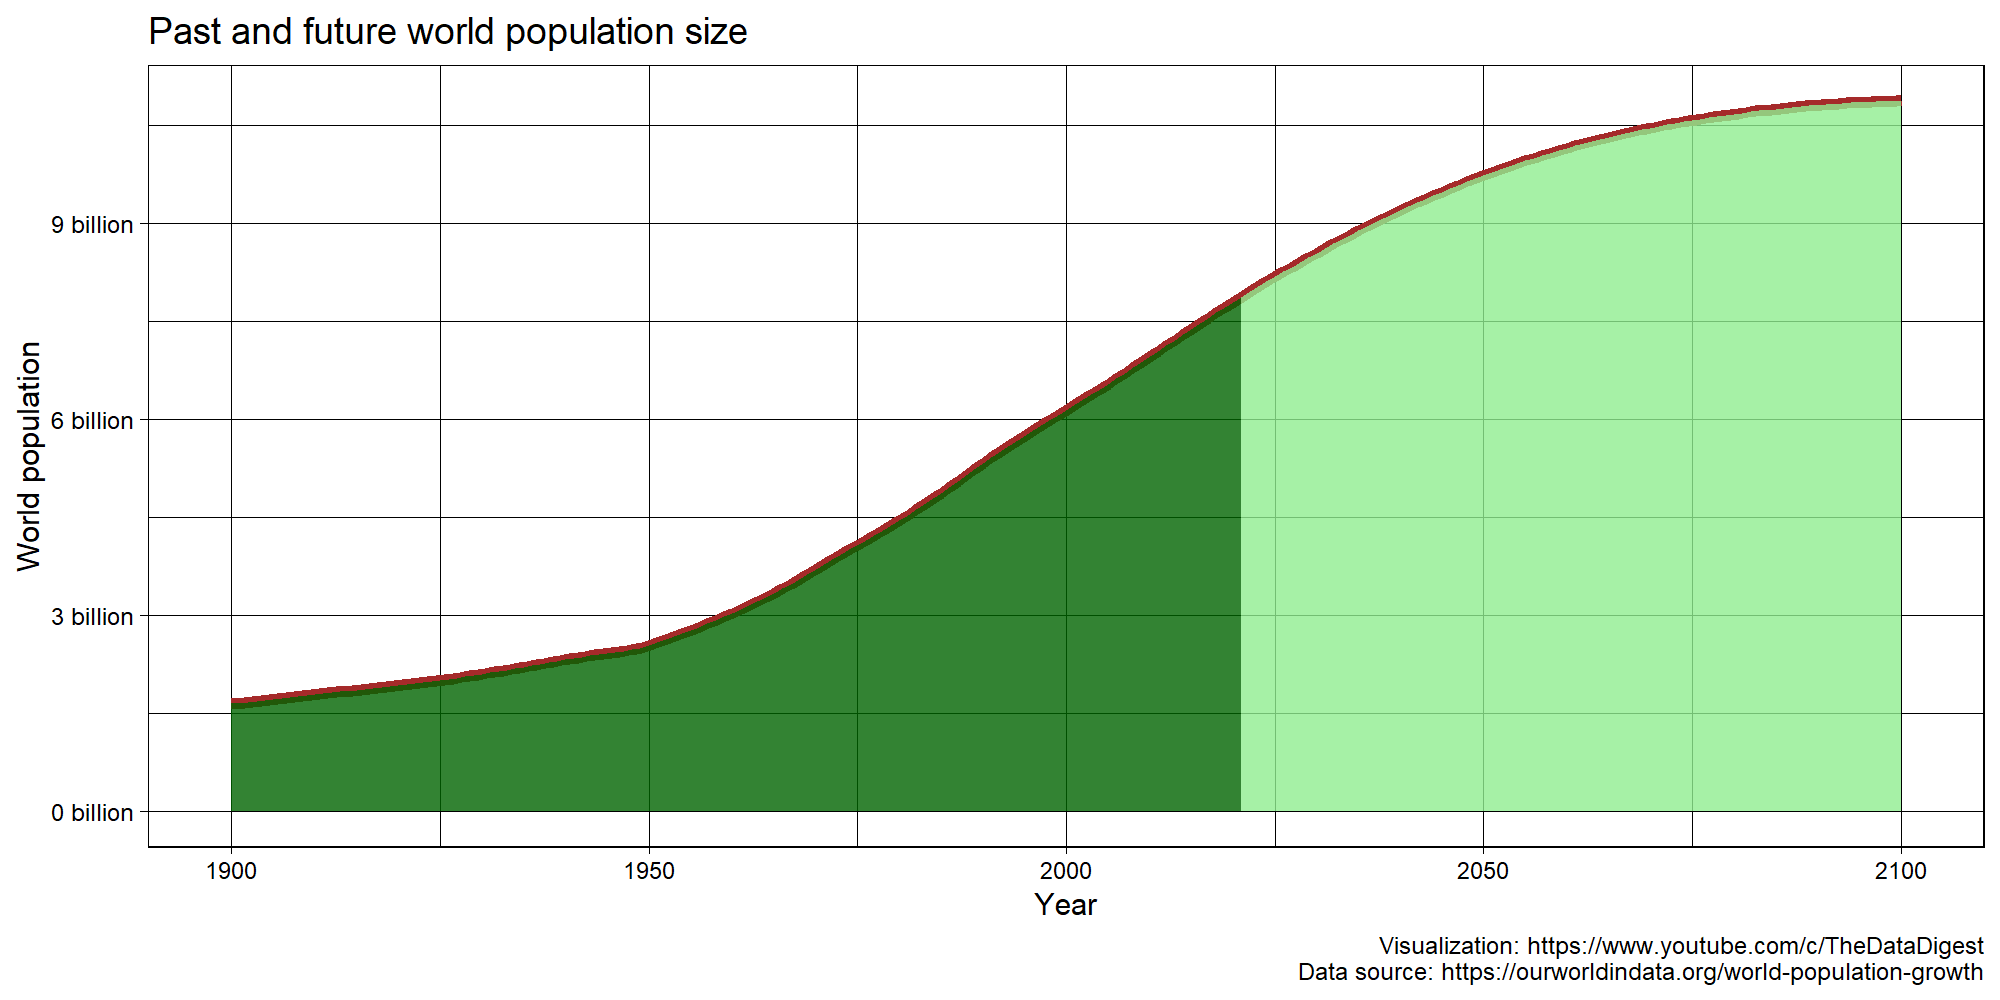

Generate this figure with R:

## 30 day chart challenge 2022 ##

# Script by TheDataDigest 
# https://www.youtube.com/c/TheDataDigest
# https://github.com/TheDataDigest
# https://twitter.com/DigestData


## (1) Setup and loading packages ----
rm(list=ls())
setwd(dirname(rstudioapi::getActiveDocumentContext()$path))

library(easypackages)
easypackages::libraries("tidyverse", "janitor", "readxl", "readr", "scales", "purr")


## (2) Loading the data and creating a long data format ----
world_pop <- readr::read_csv(file = "UN-population-projection-medium-variant.csv") %>% 
  clean_names() %>% filter(entity == "World") %>% 
  mutate(population = ifelse(!is.na(population_historical_estimates), population_historical_estimates, population_future_projections)) %>% 
  select(year, population)


world_pop2 <- readr::read_csv(file = "world-population-by-world-regions-post-1820.csv") %>% 
  clean_names() %>% filter(entity == "World") %>% 
  select(year, population_historical_estimates) %>% 
  setNames(., nm = c("year", "population"))

world_pop <- rbind(filter(world_pop2, year %in% 1900:1949), world_pop)


## (3) Creating basic charts ----
poly <- world_pop

poly_past <- rbind(c(1900, 0), 
                   poly %>% select(year, population) %>% filter(year %in% 1900:2021),  
                   c(2021, 0))
  
poly_future <- rbind(c(2021, 0), 
                     poly %>% select(year, population) %>% filter(year %in% 2021:2100),  
                     c(2100, 0))

final_chart <- world_pop %>% ggplot(aes(x = year, y = population)) +
  geom_line(color = "brown", size = 2) + 
  geom_polygon(data = poly_past, aes(year, population), fill = "darkgreen", alpha = 0.8) +
  geom_polygon(data = poly_future, aes(year, population), fill = "lightgreen", alpha = 0.8) +
  theme_linedraw() + 
  scale_y_continuous(labels = function(x) paste(x/1e9, "billion")) + 
  labs(x = "Year", y = "World population", title = "Past and future world population size", caption = "Visualization: https://www.youtube.com/c/TheDataDigest\nData source: https://ourworldindata.org/world-population-growth")


## (4) Save png, pdf ----
# save as PNG
ggsave(path = getwd(), filename = "25_trends_WORLDPOP.png", 
       plot = final_chart, device = png,  
       width = 10, height = 5, units = "in", dpi = 200)

ggsave(path = getwd(), filename = "25_trends_WORLDPOP.pdf", 
       plot = final_chart, device = cairo_pdf,  
       width = 10, height = 5, units = "in", dpi = 200)


